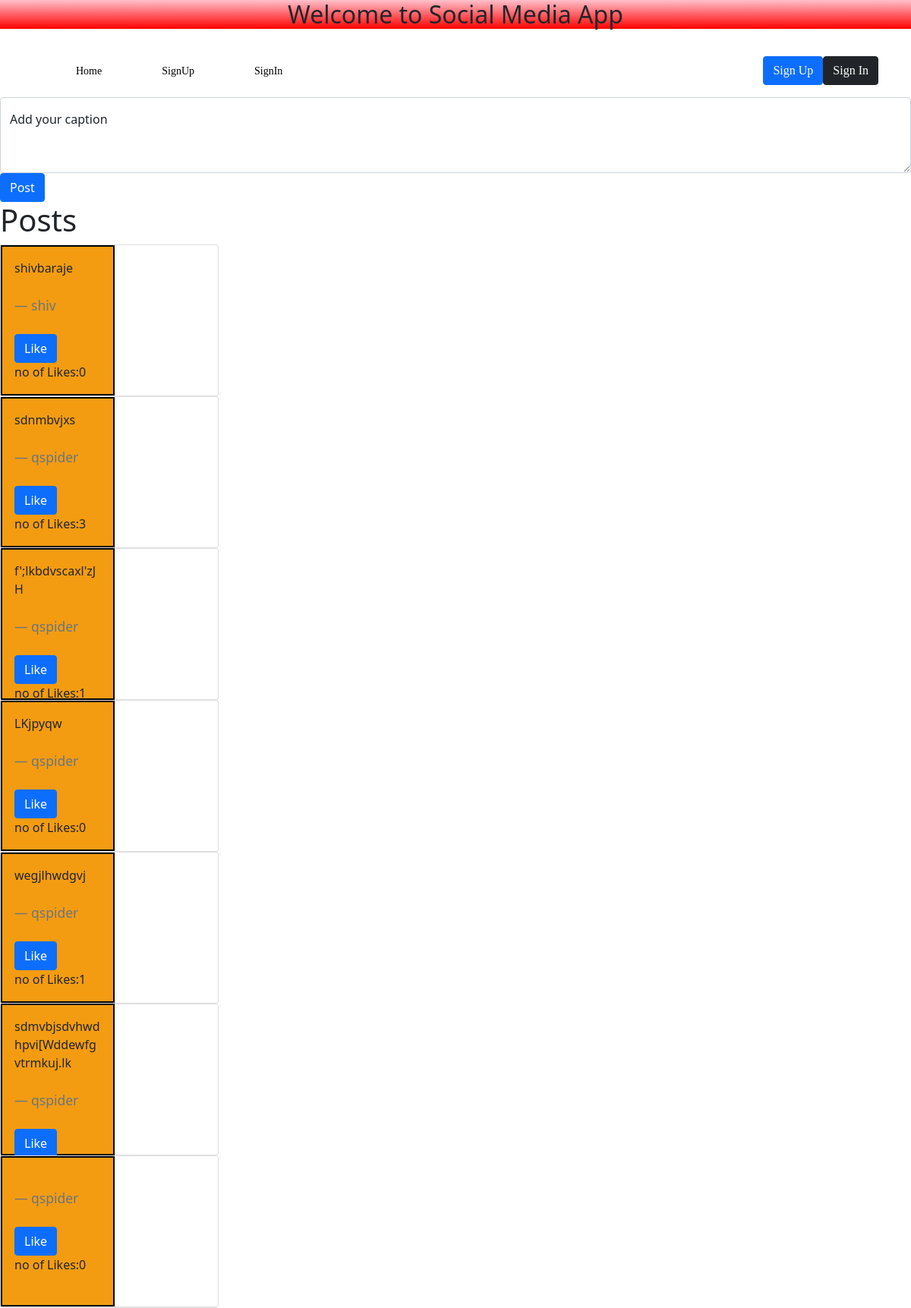
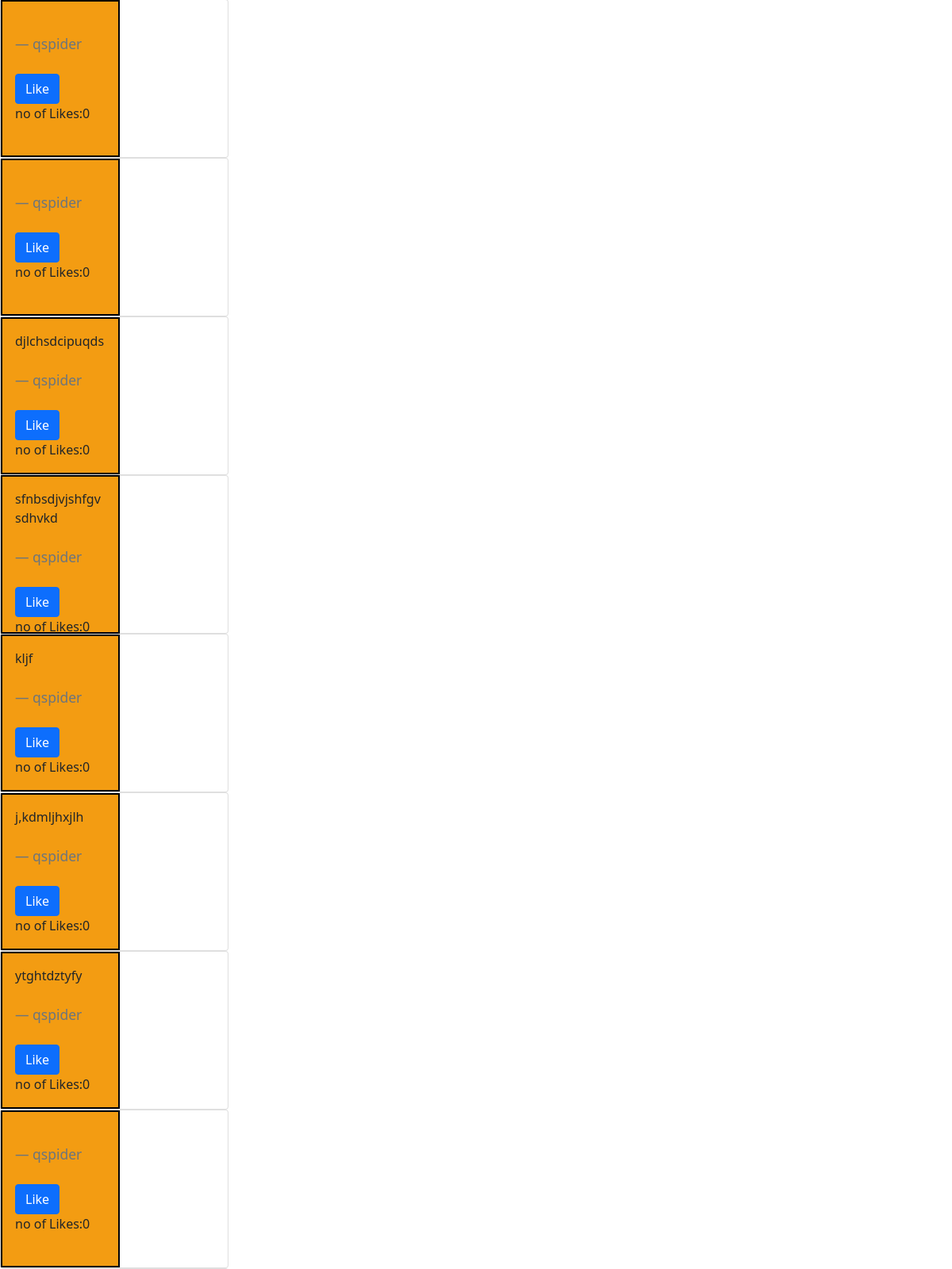
The page / (upper part) on the database its author committed (2 pictures, top to bottom).
### socialapp/models.py (models this page shows)
class Post(models.Model):
    user=models.ForeignKey(User,related_name='Post',on_delete=models.CASCADE)
    captions=models.TextField(blank=True,null=True)
    image = models.ImageField(blank=True,null=True, upload_to="post_images")
    location=models.CharField(max_length=100)
    created_at=models.DateTimeField(auto_now_add=True)
    updated_at=models.DateTimeField(auto_now=True)
    class meta:
        db_table ="Post"

### socialapp/views.py (the view)
# urls.py: path('',views.index, name='index'),
def index(request):
    page_name='index.html'
    data={
        "Post_list":Post.objects.all().order_by('-created_at'),
    }
    return render(request,page_name,data)

### socialapp/templates/index.html (shortened to what this page needs)
{% extends 'base.html' %}
{% block content %}
<form method="POST" action="{% url 'add_post' %}" >
   <div class="form-floating">
      <textarea class="form-control" placeholder="leave comment here"
         name='captions' id="captions" style="height: 100px;"></textarea>
      <label for="floatingTextarea2" for="captions">Add your caption<label>
   </div>
        <button type="submit" class="btn btn-primary">Post</button>
</form>
   <h1>Posts</h1>
   {% for Post in Post_list %}
     <div class="card" style="width: 18rem;">
      <div class="card-body">
        <p class="card-text">{{Post.captions}}</p>
        <br>
        <blockquote class="blockquote mb-0">
           <footer class="blockquote-footer">{{Post.user.username}}</footer>
       </blockquote>
       <br>
      {% if request.user.id != Post.user.id %}
       <form action="{% url 'like_post' Post.id %}" method="GET">
         {% if Post.id in already_liked_post_ids_of_current_user %}
            Already liked!
         {% else %}
          <button type="submit" class="btn btn-primary">Like</button>
         {%endif%}
         </form>
      {% endif %}
         no of Likes:{{Post.like_post.count}}
       </div>
     </div>
{% endfor %}
{% endblock %}

### socialapp/templates/base.html (shortened to what this page needs)
<!DOCTYPE html>
<head>
<link href="https://cdn.jsdelivr.net/npm/bootstrap@
5.0.2/dist/css/bootstrap.min.css" rel="stylesheet" integrity="sha384-
EVSTQN3/azprG1Anm3QDgpJLIm9Nao0Yz1ztcQTwFspd3yD65VohhpuuCOmLASjC"
crossorigin="anonymous" />
</head>
<body>
    <center><h2 class="aa" data-aos="fade-down" >Welcome to <span>Social Media App</span></h2></center>
    <nav class="navbar navbar-expand-sm p-3 fixed-top">
      <div class="container-fluid">
          <div class="collapse navbar-collapse" id="collapsibleNavbar">
            <ul class="navbar-nav">
              <li class="nav-item ps-5">
                <a class="nav-link" href="/">Home</a>
              </li>
              <li class="nav-item ps-5">
                <a class="nav-link" href="/sign_up">SignUp</a>
              </li>
              <li class="nav-item ps-5">
                <a class="nav-link" href="/sign_in">SignIn</a>
                </li>
            </ul>
            <div class="dropdown nav-item">
                <form class="d-flex">
                  {% if request.user.is_authenticated %}
                    Hi,
                    <a href="/my-profile/">{{ request.user.username }}</a>
                    <a class="btn btn-outline-primary" href="/sign_out" type="submit">signout</a>
                    <a class="p-1 rounded" href="/profile_settings">view my profile settings</a>
                    {% else %}
                    <a class="btn btn-primary" href="/sign_up">Sign Up</a>
                    <a class="btn btn-dark" href="/sign_in">Sign In</a>
                    {% endif %}
                  </form>
            </div>
          </div>
      </div>
    </nav>
       {% block content %}
       {% endblock %}
</body>
</html>
</body>

### socialapp/templates/base.html (style rules this page uses)
.navbar { background-color: white; font-family: 'Arbutus Slab'; font-size: 14px; }
.navbar { position: relative; transition: border-bottom-color 0.3s ease-in-out; }
.navbar:before { content: ""; position: absolute; bottom: 0; left: 0; width: 100%; height: 2px; background-color: #004d00; transform: scaleX(0); transition: transform 0.3s ease-in-out; }
.navbar-nav { list-style: none; padding: 0; }
.nav-item { display: inline-block; margin-right: 15px; position: relative; padding-top: 12px; }
.nav-link { position: relative; display: inline-block; text-decoration: none; color: #000; transition: transform 0.3s ease-in-out; }
.nav-link:before { content: ''; position: absolute; bottom: 0; left: 0; width: 0; height: 2px; background-color: #000; transition: width 0.5s ease-in-out; }
.aa { background: linear-gradient(pink, red); }

### socialapp/templates/index.html (style rules this page uses)
.card { width:150px; height: 200px; justify-content: center; }
.card-body { background:#f39c12 ; border: 2px solid black; width: 150px; height: 200px; }

### rows shown on the page
Post: captions "shivbaraje", user.username "shiv", shows "Like", like_post.count "0"
Post: captions "sdnmbvjxs", user.username "qspider", shows "Like", like_post.count "3"
Post: captions "f';lkbdvscaxl'zJH", user.username "qspider", shows "Like", like_post.count "1"
Post: captions "LKjpyqw", user.username "qspider", shows "Like", like_post.count "0"
Post: captions "wegjlhwdgvj", user.username "qspider", shows "Like", like_post.count "1"
Post: captions "sdmvbjsdvhwdhpvi[Wddewfgvtrmkuj.lk", user.username "qspider", shows "Like"
Post: user.username "qspider", shows "Like", like_post.count "0"
Post: user.username "qspider", shows "Like", like_post.count "0"
Post: user.username "qspider", shows "Like", like_post.count "0"
Post: captions "djlchsdcipuqds", user.username "qspider", shows "Like", like_post.count "0"
Post: captions "sfnbsdjvjshfgvsdhvkd", user.username "qspider", shows "Like", like_post.count "0"
Post: captions "kljf", user.username "qspider", shows "Like", like_post.count "0"
Post: captions "j,kdmljhxjlh", user.username "qspider", shows "Like", like_post.count "0"
Post: captions "ytghtdztyfy", user.username "qspider", shows "Like", like_post.count "0"
Post: user.username "qspider", shows "Like", like_post.count "0"
